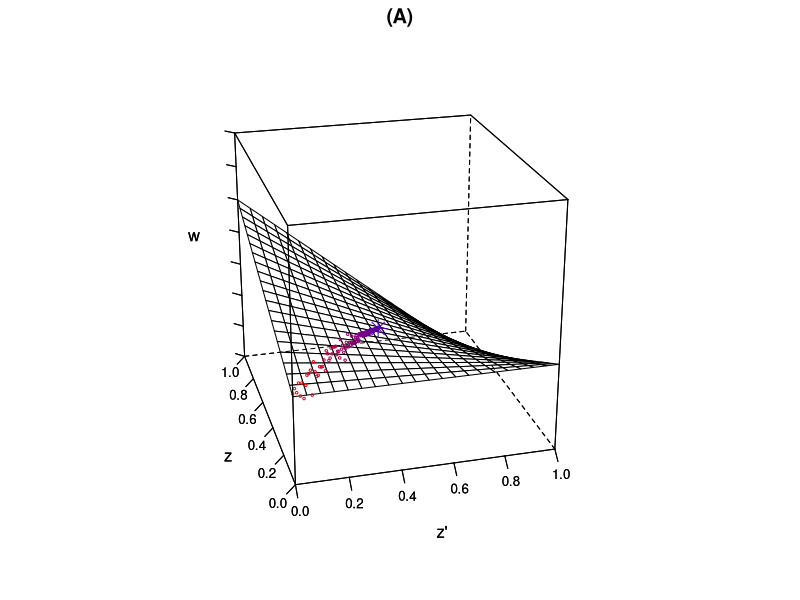
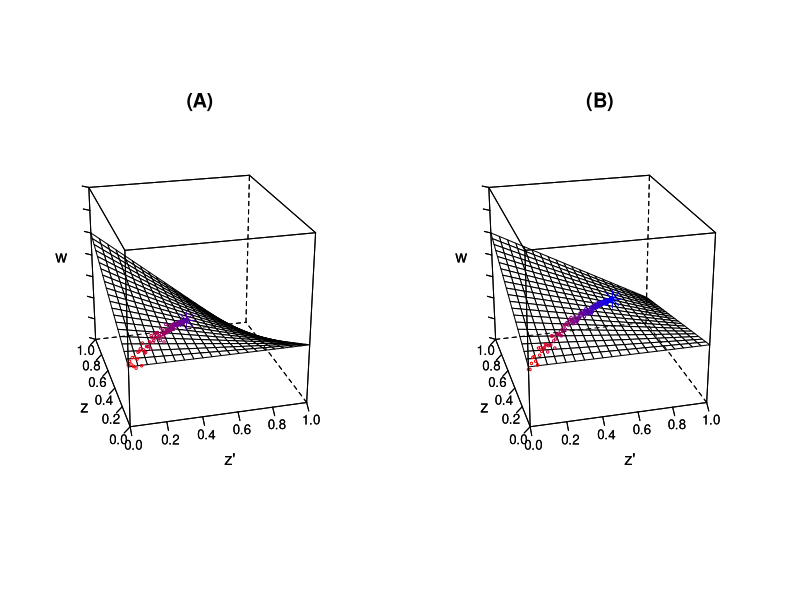

The R script that drew these images, in order:
require(lattice)
library(latticeExtra)
require(gridExtra)

#Where zi is the focal phenotype and zj the opponent phenotype.
zi<-seq(0,1, by=0.05)
zj<-seq(0,1, by=0.05)
df<-expand.grid(zi, zj)
colnames(df)<-c("zi", "zj")

BN<-0.01
BS<-0
Bi<--0.023
df$wi<-1+BN*df$zi + BS*df$zj +  Bi*df$zi*df$zj

SS<-wireframe(df$wi~df$zj*df$zi, xlab="z'", ylab=expression(z), zlab=expression(w),
          colorkey = FALSE, zlim=c(1+-0.01,1+0.018), xlim=c(0,1), ylim=c(0,1),
          screen = list(z = 15, x = -67), 
          scales = list( arrows = FALSE, col="black", cex.axis=0.8, z=list(
            at=seq(0.99,1.018,0.004),
            labels=rep("", length(seq(0.99,1.018,0.004))))), 
           aspect = c(1.1, 1),
          drape = FALSE,
          par.settings = list(axis.line = list(col = "transparent")), main="(A)")
          
n.years=300
n.sim=1
m<-matrix(NA,n.years+1, n.sim)
s<-wm<-matrix(NA, n.years, n.sim)
m[1,]<-0

for(j in 1:n.sim){
for(i in 1:n.years){
  zi<-rnorm(100, m[i], sqrt(1))
  wi<-1 +BN*zi + Bi*zi*m[i]
  m[i+1,j]<-m[i]+cov(zi,wi)
  wm[i,j]<-mean(wi)
  s[i,j]<-cov(zi,wi)
  }
}


m<-as.vector(m)
wm<-as.vector(wm)
col<-cx<-pc<-rep(NA, length(wm))
pc[]<-21
cx[]<-0.3
pc[length(wm)]<-8
cx[length(wm)]<-1.5

Bi<--0.015
m2<-matrix(NA,n.years+1, n.sim)
wm2<-matrix(NA, n.years, n.sim)
m2[1,]<-0

for(j in 1:n.sim){
  for(i in 1:n.years){
    zi<-rnorm(100, m2[i], sqrt(1))
    wi<-1+BN*zi + Bi*zi*m2[i]
    m2[i+1,j]<-m2[i]+cov(zi,wi)
    wm2[i,j]<-mean(wi)
    s[i,j]<-cov(zi,wi)
  }
}


m2<-as.vector(m2)
wm2<-as.vector(wm2)

m3<-c(m,m2)

rbPal <- colorRampPalette(c('red','blue'))
col <- rbPal(20)[as.numeric(cut(m3,breaks = 20))]

SS2<-cloud(wm~m*m, xlab="z'", ylab=expression(z), zlab=expression(w),
           colorkey = FALSE,  zlim=c(1+-0.01,1+0.018), xlim=c(0,1), ylim=c(0,1),
           screen = list(z = 15, x = -67), 
           scales = list( arrows = FALSE, col="black", cex.axis=0.8, z=list(
             at=seq(0.99,1.018,0.004),
             labels=rep("", length(seq(0.99,1.018,0.004))))), 
           aspect = c(1.1, 1),
           drape = FALSE,
           par.settings = list(axis.line = list(col = "transparent")), pch=pc, col=col[1:n.years], cex=cx) 

SS+as.layer(SS2)

zi<-seq(0,1, by=0.05)
zj<-seq(0,1, by=0.05)
df<-expand.grid(zi, zj)
colnames(df)<-c("zi", "zj")

BN<-0.01
BS<-0
Bi<--0.015
df$wi<-1+BN*df$zi + BS*df$zj +  Bi*df$zi*df$zj


SS3<-wireframe(df$wi~df$zj*df$zi, xlab="z'", ylab=expression(z), zlab=expression(w),
              colorkey = FALSE, zlim=c(1+-0.01,1+0.018), xlim=c(0,1), ylim=c(0,1),
              screen = list(z = 15, x = -67), 
              scales = list( arrows = FALSE, col="black", cex.axis=0.8, z=list(
                at=seq(0.99,1.018,0.004),
                labels=rep("", length(seq(0.99,1.018,0.004))))),
              aspect = c(1.1, 1),
              drape = FALSE,
              par.settings = list(axis.line = list(col = "transparent")), main="(B)",layout.widths = list(ylab.axis.padding = 0.5))

col[length(col)]<-"red"
SS4<-cloud(wm2~m2*m2, xlab="z'", ylab=expression(z), zlab=expression(w),
           colorkey = FALSE,  zlim=c(1+-0.01,1+0.018), xlim=c(0,1), ylim=c(0,1),
           screen = list(z = 15, x = -67), 
           scales = list( arrows = FALSE, col="black", cex.axis=0.8, z=list(
             at=seq(0.99,1.018,0.004),
             labels=rep("", length(seq(0.99,1.018,0.004))))), 
           aspect = c(1.1, 1),
           drape = FALSE,
           par.settings = list(axis.line = list(col = "transparent")), pch=pc, col=col[(n.years+2):((n.years+2)*2)], cex=cx) 


grid.arrange(SS+as.layer(SS2), SS3+as.layer(SS4), ncol=2)
